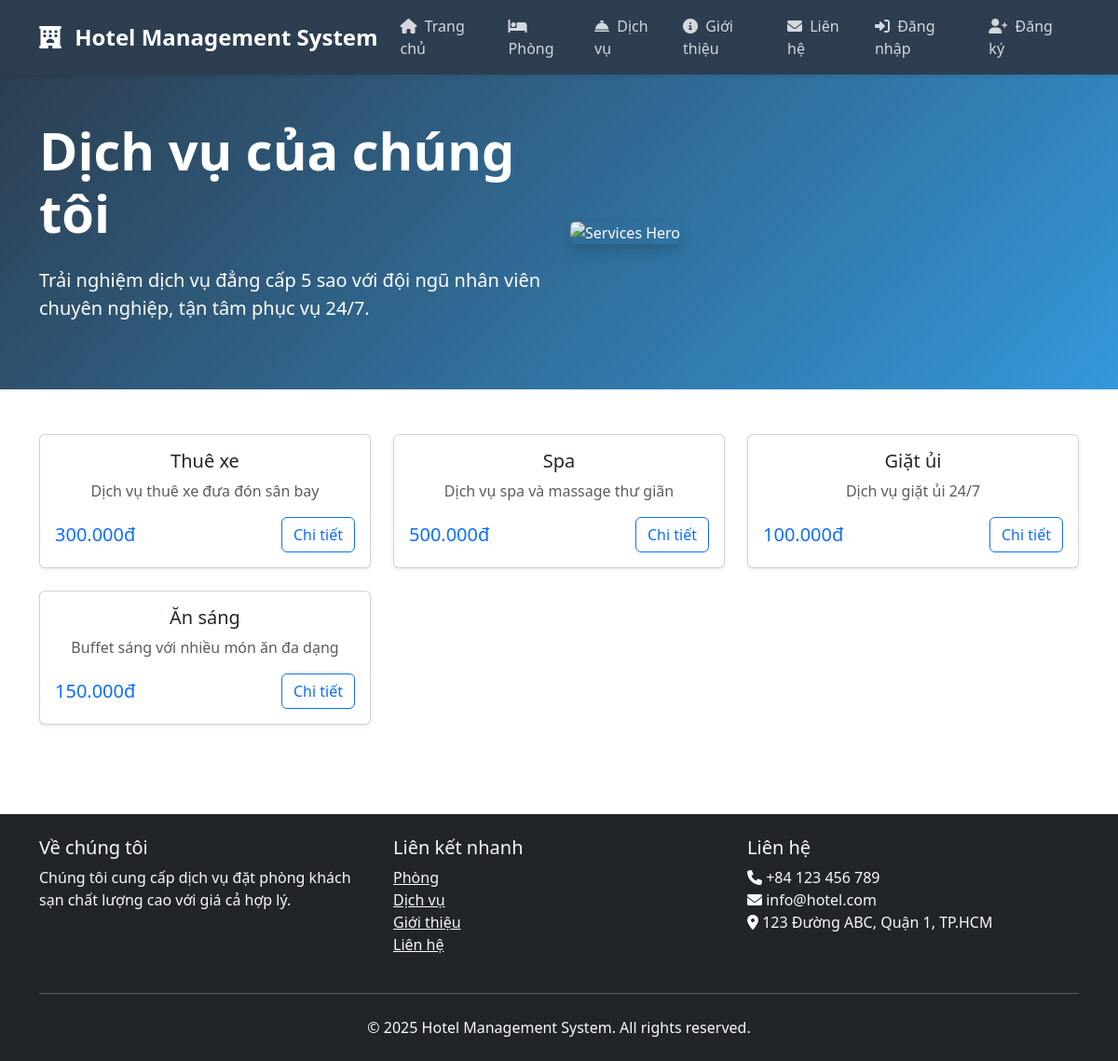
/services, run on the app's committed database.
### tables this page shows
CREATE TABLE services (
    id INT PRIMARY KEY AUTO_INCREMENT,
    name VARCHAR(100) NOT NULL,
    price DECIMAL(10,2) NOT NULL,
    status ENUM('active', 'inactive') NOT NULL DEFAULT 'active',
    description TEXT,
    created_at TIMESTAMP DEFAULT CURRENT_TIMESTAMP,
    updated_at TIMESTAMP DEFAULT CURRENT_TIMESTAMP ON UPDATE CURRENT_TIMESTAMP
);

### controllers/BaseController.php (called while the page is built, shortened)
<?php
class BaseController {
    protected function render($view, $data = []) {
        extract($data);
        require_once 'views/layouts/header.php';
        require_once 'views/' . $view . '.php';
        require_once 'views/layouts/footer.php';
    }
}

### controllers/ServiceController.php (called while the page is built, shortened)
<?php
require_once 'BaseController.php';
require_once 'models/ServiceModel.php';
class ServiceController extends BaseController {
    private $serviceModel;
    public function __construct() {
        $this->serviceModel = new ServiceModel();
    }
    public function index() {
        $services = $this->serviceModel->getActiveServices();
        $this->render('services/index', [
            'services' => $services,
            'title' => 'Dịch vụ khách sạn'
        ]);
    }
}

### models/BaseModel.php (called while the page is built, shortened)
<?php
class BaseModel {
    public function __construct() {
        $database = new Database();
        $this->conn = $database->getConnection();
    }
}

### config/database.php (called while the page is built, shortened)
<?php
class Database {
    private $host = "localhost";
    private $db_name = "hotel_management";
    private $username = "root";
    private $password = "";
    public function getConnection() {
        $this->conn = null;
        try {
            $this->conn = new PDO(
                "mysql:host=" . $this->host . ";dbname=" . $this->db_name,
                $this->username,
                $this->password
            );
            $this->conn->exec("set names utf8");
        } catch(PDOException $exception) {
            echo "Lỗi kết nối: " . $exception->getMessage();
        }
        return $this->conn;
    }
}

### models/ServiceModel.php (called while the page is built, shortened)
<?php
require_once 'BaseModel.php';
class ServiceModel extends BaseModel {
    public function getActiveServices() {
        $sql = "SELECT * FROM services WHERE status = 'active' ORDER BY id DESC";
        $stmt = $this->conn->prepare($sql);
        $stmt->execute();
        return $stmt->fetchAll(PDO::FETCH_ASSOC);
    }
}

### views/services/index.php (the view, shortened to what this page needs)
<?php require_once 'views/layouts/header.php'; ?>
<section class="hero bg-primary text-white py-5">
    <div class="container">
        <div class="row align-items-center">
            <div class="col-lg-6">
                <h1 class="display-4 fw-bold mb-4">Dịch vụ của chúng tôi</h1>
                <p class="lead mb-4">
                    Trải nghiệm dịch vụ đẳng cấp 5 sao với đội ngũ nhân viên chuyên nghiệp,
                    tận tâm phục vụ 24/7.
                </p>
            </div>
            <div class="col-lg-6">
                <img src="<?php echo BASE_URL; ?>/assets/images/services-hero.jpg" alt="Services Hero" class="img-fluid rounded shadow">
            </div>
        </div>
    </div>
</section>
<section class="services-list py-5">
    <div class="container">
        <div class="row g-4">
            <?php foreach ($services as $service): ?>
            <div class="col-md-4">
                <div class="card h-100 shadow-sm">
                    <div class="card-body text-center">
                        <h5 class="card-title"><?php echo $service['name']; ?></h5>
                        <p class="card-text text-muted"><?php echo $service['description']; ?></p>
                        <div class="d-flex justify-content-between align-items-center">
                            <span class="h5 mb-0 text-primary">
                                <?php echo number_format($service['price'], 0, ',', '.'); ?>đ
                            </span>
                            <button class="btn btn-outline-primary" data-bs-toggle="modal"
                                    data-bs-target="#serviceModal<?php echo $service['id']; ?>">
                                Chi tiết
                            </button>
                        </div>
                    </div>
                </div>
            </div>
            <?php endforeach; ?>
        </div>
    </div>
</section>
<?php require_once 'views/layouts/footer.php'; ?>

### index.php (shortened to what this page needs)
<?php
require_once 'config/database.php';
require_once 'controllers/BaseController.php';
require_once 'models/BaseModel.php';
$action = $_GET['act'] ?? 'home';
switch ($action) {
    case 'services':
        require_once 'controllers/ServiceController.php';
        $controller = new ServiceController();
        $controller->index();
        break;
}

### views/layouts/header.php (shortened to what this page needs)
<!DOCTYPE html>
<html lang="vi">
<head>
    <link href="https://cdn.jsdelivr.net/npm/bootstrap@5.3.0/dist/css/bootstrap.min.css" rel="stylesheet">
    <link rel="stylesheet" href="https://cdnjs.cloudflare.com/ajax/libs/font-awesome/6.0.0/css/all.min.css">
</head>
<body>
    <nav class="navbar navbar-expand-lg navbar-dark">
        <div class="container">
            <a class="navbar-brand" href="<?php echo BASE_URL; ?>">
                <i class="fas fa-hotel me-2"></i>
                <?php echo SITE_NAME; ?>
            </a>
            <div class="collapse navbar-collapse" id="navbarNav">
                <ul class="navbar-nav me-auto">
                    <li class="nav-item">
                        <a class="nav-link <?php echo $action === 'home' ? 'active' : ''; ?>"
                           href="<?php echo BASE_URL; ?>/home">
                            <i class="fas fa-home me-1"></i> Trang chủ
                        </a>
                    </li>
                    <li class="nav-item">
                        <a class="nav-link <?php echo $action === 'rooms' ? 'active' : ''; ?>"
                           href="<?php echo BASE_URL; ?>/rooms">
                            <i class="fas fa-bed me-1"></i> Phòng
                        </a>
                    </li>
                    <li class="nav-item">
                        <a class="nav-link <?php echo $action === 'services' ? 'active' : ''; ?>"
                           href="<?php echo BASE_URL; ?>/services">
                            <i class="fas fa-concierge-bell me-1"></i> Dịch vụ
                        </a>
                    </li>
                    <li class="nav-item">
                        <a class="nav-link <?php echo $action === 'about' ? 'active' : ''; ?>"
                           href="<?php echo BASE_URL; ?>/about">
                            <i class="fas fa-info-circle me-1"></i> Giới thiệu
                        </a>
                    </li>
                    <li class="nav-item">
                        <a class="nav-link <?php echo $action === 'contact' ? 'active' : ''; ?>"
                           href="<?php echo BASE_URL; ?>/contact">
                            <i class="fas fa-envelope me-1"></i> Liên hệ
                        </a>
                    </li>
                </ul>
                <ul class="navbar-nav">
                    <?php if (isset($_SESSION['user_id'])): ?>
                        <li class="nav-item dropdown">
                            <a class="nav-link dropdown-toggle" href="#" id="userDropdown" role="button"
                               data-bs-toggle="dropdown">
                                <img src="<?php echo BASE_URL; ?>/assets/images/avatar.png"
                                     alt="Avatar" class="user-avatar me-2">
                                <?php echo $_SESSION['user_name']; ?>
                            </a>
                            <ul class="dropdown-menu dropdown-menu-end">
                                <li>
                                    <a class="dropdown-item" href="<?php echo BASE_URL; ?>/profile">
                                        <i class="fas fa-user me-2"></i> Thông tin cá nhân
                                    </a>
                                </li>
                                <li>
                                    <a class="dropdown-item" href="<?php echo BASE_URL; ?>/my-bookings">
                                        <i class="fas fa-calendar-alt me-2"></i> Đặt phòng của tôi
                                    </a>
                                </li>
                                <?php if ($_SESSION['role'] === ROLE_ADMIN): ?>
                                    <li><hr class="dropdown-divider"></li>
                                    <li>
                                        <a class="dropdown-item" href="<?php echo BASE_URL; ?>/admin">
                                            <i class="fas fa-cog me-2"></i> Quản trị
                                        </a>
                                    </li>
                                <?php endif; ?>
                                <li><hr class="dropdown-divider"></li>
                                <li>
                                    <a class="dropdown-item text-danger" href="<?php echo BASE_URL; ?>/logout">
                                        <i class="fas fa-sign-out-alt me-2"></i> Đăng xuất
                                    </a>
                                </li>
                            </ul>
                        </li>
                    <?php else: ?>
                        <li class="nav-item">
                            <a class="nav-link" href="<?php echo BASE_URL; ?>/login">
                                <i class="fas fa-sign-in-alt me-1"></i> Đăng nhập
                            </a>
                        </li>
                        <li class="nav-item">
                            <a class="nav-link" href="<?php echo BASE_URL; ?>/register">
                                <i class="fas fa-user-plus me-1"></i> Đăng ký
                            </a>
                        </li>
                    <?php endif; ?>
                </ul>
            </div>
        </div>
    </nav>
</body>
</html>

### views/layouts/footer.php (shortened to what this page needs)
    <footer class="bg-dark text-light py-4 mt-5">
        <div class="container">
            <div class="row">
                <div class="col-md-4">
                    <h5>Về chúng tôi</h5>
                    <p>Chúng tôi cung cấp dịch vụ đặt phòng khách sạn chất lượng cao với giá cả hợp lý.</p>
                </div>
                <div class="col-md-4">
                    <h5>Liên kết nhanh</h5>
                    <ul class="list-unstyled">
                        <li><a href="<?php echo BASE_URL; ?>/rooms" class="text-light">Phòng</a></li>
                        <li><a href="<?php echo BASE_URL; ?>/services" class="text-light">Dịch vụ</a></li>
                        <li><a href="<?php echo BASE_URL; ?>/about" class="text-light">Giới thiệu</a></li>
                        <li><a href="<?php echo BASE_URL; ?>/contact" class="text-light">Liên hệ</a></li>
                    </ul>
                </div>
                <div class="col-md-4">
                    <h5>Liên hệ</h5>
                    <ul class="list-unstyled">
                        <li><i class="fas fa-phone"></i> +84 123 456 789</li>
                        <li><i class="fas fa-envelope"></i> info@hotel.com</li>
                        <li><i class="fas fa-map-marker-alt"></i> 123 Đường ABC, Quận 1, TP.HCM</li>
                    </ul>
                </div>
            </div>
            <hr class="my-4">
            <div class="text-center">
                <p class="mb-0">&copy; <?php echo date('Y'); ?> <?php echo SITE_NAME; ?>. All rights reserved.</p>
            </div>
        </div>
    </footer>
</body>
</html>

### views/layouts/header.php (style rules this page uses)
:root { --primary-color: #2c3e50; --secondary-color: #3498db; --accent-color: #e74c3c; }
body { font-family: 'Segoe UI', Tahoma, Geneva, Verdana, sans-serif; }
.navbar { background-color: var(--primary-color); box-shadow: 0 2px 4px rgba(0,0,0,0.1); }
.navbar-brand { font-size: 1.5rem; font-weight: bold; color: white !important; }
.nav-link { color: rgba(255,255,255,0.8) !important; transition: color 0.3s ease; }

### views/services/index.php (style rules this page uses)
.hero { background: linear-gradient(135deg, #2c3e50 0%, #3498db 100%); padding: 100px 0; }
.card { transition: transform 0.3s ease; }

### data on the page
services: name "Thuê xe", description "Dịch vụ thuê xe đưa đón sân bay", price "300.000"
services: name "Spa", description "Dịch vụ spa và massage thư giãn", price "500.000"
services: name "Giặt ủi", description "Dịch vụ giặt ủi 24/7", price "100.000"
services: name "Ăn sáng", description "Buffet sáng với nhiều món ăn đa dạng", price "150.000"

### other printed values
SITE_NAME "Hotel Management System"
